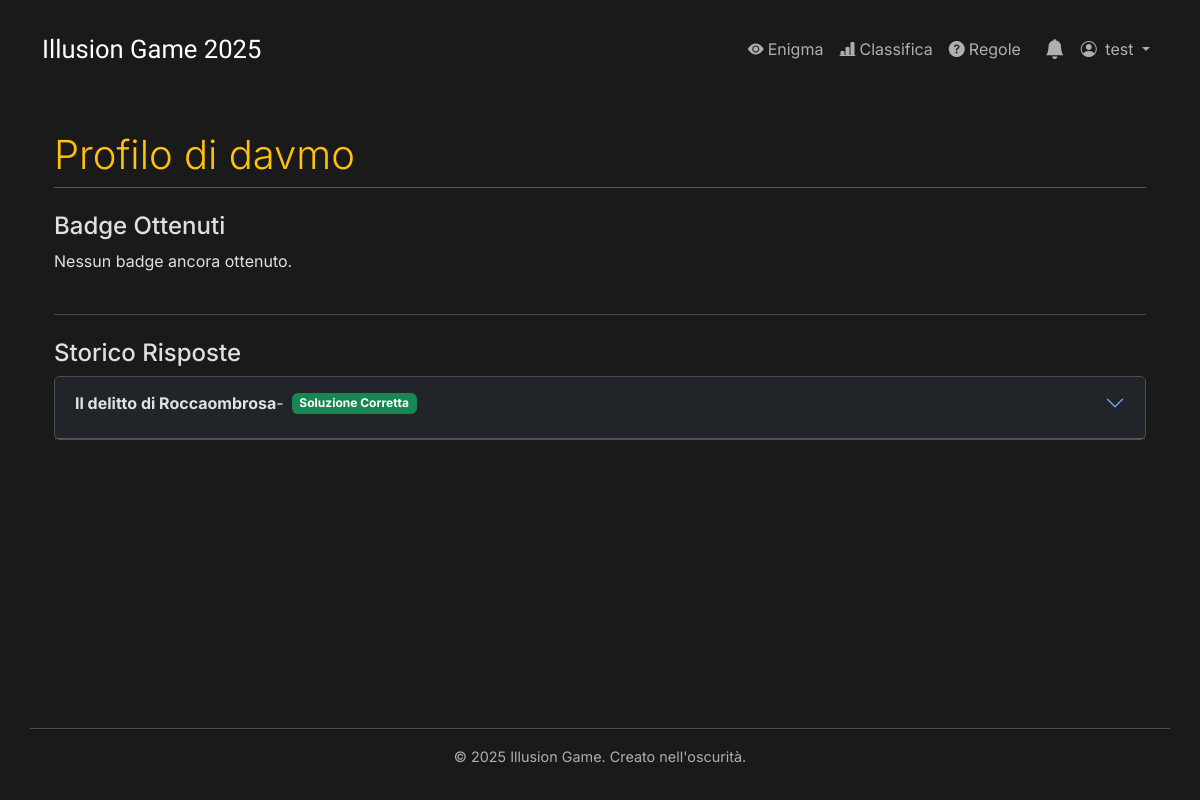
The page /profilo/davmo/ (signed in) on the database its author committed.
### enigmas/models.py (models this page shows, shortened)
class RispostaUtente(models.Model):
    utente = models.ForeignKey(User, on_delete=models.CASCADE, related_name='risposte')
    enigma = models.ForeignKey(Enigma, on_delete=models.CASCADE)
    data_invio = models.DateTimeField(default=timezone.now)
    is_completa_corretta = models.BooleanField(default=False)
    punteggio = models.FloatField(default=0.0)
    suggerimenti_usati = models.PositiveIntegerField(default=0, help_text="Numero di aiuti usati per questo enigma")
    class Meta:
        unique_together = ('utente', 'enigma')
        ordering = ['-data_invio']

class Enigma(models.Model):
    titolo = models.CharField(max_length=200, blank=True, null=True)
    testo = models.TextField(help_text="La descrizione principale o l'introduzione all'enigma/caso.")
    start_time = models.DateTimeField(help_text="Data e ora di inizio visibilità")
    end_time = models.DateTimeField(editable=False)
    is_active = models.BooleanField(default=False, help_text="Seleziona per rendere questo l'enigma/caso corrente")
    notifica_inviata = models.BooleanField(default=False, help_text="Indica se la notifica è già stata inviata")
    class Meta:
        verbose_name = "Enigma o Caso"
        verbose_name_plural = "Enigmi o Casi"
        ordering = ['-start_time']

### enigmas/views.py (the view)
# urls.py: path('profilo/<str:username>/', views.profile_view, name='profile_view'),
@login_required
def profile_view(request, username):
    profile_user = get_object_or_404(User, username=username)
    risposte = RispostaUtente.objects.filter(utente=profile_user).select_related('enigma').order_by('-enigma__start_time')
    badges_utente = UserBadge.objects.filter(utente=profile_user).select_related('badge')
    context = {'profile_user': profile_user, 'risposte': risposte, 'badges': badges_utente}
    return render(request, 'enigmas/profile_detail.html', context)

### enigmas/context_processors.py (called while the page is built)
def unread_notifications_context(request):
    if request.user.is_authenticated:
        count = Notifica.objects.filter(utente=request.user, letta=False).count()
        return {'unread_notifications_count': count}
    return {}

### enigmas/models.py (called while the page is built)
    def is_corretta(self):
        opzioni_corrette_db = OpzioneRisposta.objects.filter(campo_risposta=self.campo, is_corretta=True)
        risposte_corrette_set = set(opzione.testo.strip().lower() for opzione in opzioni_corrette_db)
        risposte_inserite_set = set(ans.strip().lower() for ans in self.valore_inserito.split(',') if ans.strip())
        return risposte_corrette_set == risposte_inserite_set

### enigmas/templates/enigmas/profile_detail.html (shortened to what this page needs)
{% extends 'enigmas/base.html' %}
{% block content %}
<div class="container mt-4">
    <h2 class="display-6">Profilo di {{ profile_user.username }}</h2>
    <h4 class="mt-4">Badge Ottenuti</h4>
    <div class="row">
        {% for user_badge in badges %}
        <div class="col-md-3 mb-3">
            <div class="card text-center">
                <div class="card-body">
                    <i class="{{ user_badge.badge.icona }} fs-1"></i>
                    <h5 class="card-title mt-2">{{ user_badge.badge.nome }}</h5>
                    <p class="card-text"><small>{{ user_badge.badge.descrizione }}</small></p>
                </div>
            </div>
        </div>
        {% empty %}
        <div class="col">
            <p>Nessun badge ancora ottenuto.</p>
        </div>
        {% endfor %}
    </div>
    <hr class="my-4">
    <h4 class="mt-4">Storico Risposte</h4>
    <div class="accordion" id="storicoAccordion">
        {% for risposta in risposte %}
        <div class="accordion-item">
            <h2 class="accordion-header" id="heading-{{ risposta.id }}">
                <button class="accordion-button collapsed" type="button" data-bs-toggle="collapse" data-bs-target="#collapse-{{ risposta.id }}">
                    <strong>{{ risposta.enigma.titolo }}</strong> -
                    <span class="ms-2 badge {% if risposta.is_completa_corretta %}bg-success{% else %}bg-danger{% endif %}">
                        {% if risposta.is_completa_corretta %}Soluzione Corretta{% else %}Soluzione Errata{% endif %}
                    </span>
                </button>
            </h2>
        </div>
        {% empty %}
        <div class="alert alert-info">
            Nessuna risposta inviata.
        </div>
        {% endfor %}
    </div>
</div>
{% endblock %}

### enigmas/templates/enigmas/base.html (shortened to what this page needs)
{% load static %}
<!DOCTYPE html>
<html lang="it" data-bs-theme="dark">
<head>
    <link href="https://cdn.jsdelivr.net/npm/bootstrap@5.3.3/dist/css/bootstrap.min.css" rel="stylesheet" xintegrity="sha384-QWTKZyjpPEjISv5WaRU9OFeRpok6YctnYmDr5pNlyT2bRjXh0JMhjY6hW+ALEwIH">
    <link rel="stylesheet" href="{% static 'enigmas/css/style.css' %}">
    <link rel="stylesheet" href="https://cdn.jsdelivr.net/npm/bootstrap-icons@1.11.3/font/bootstrap-icons.min.css">
</head>
<body class="d-flex flex-column">
    <nav class="navbar navbar-expand-lg navbar-custom">
        <div class="container">
            <a class="navbar-brand navbar-brand-custom" href="{% url 'enigma_view' %}">
                Illusion Game 2025
            </a>
            <div class="collapse navbar-collapse" id="navbarNavContent">
                <ul class="navbar-nav ms-auto mb-2 mb-lg-0 align-items-center">
                    {% if user.is_authenticated %}
                        <li class="nav-item"> <a class="nav-link {% if request.resolver_match.url_name == 'enigma_view' %}active{% endif %}" href="{% url 'enigma_view' %}"><i class="bi bi-eye-fill me-1"></i>Enigma</a> </li>
                        <li class="nav-item"> <a class="nav-link {% if request.resolver_match.url_name == 'classifica' %}active{% endif %}" href="{% url 'classifica' %}"><i class="bi bi-bar-chart-line-fill me-1"></i>Classifica</a> </li>
                        <li class="nav-item"> <a class="nav-link " href="{% url 'regole_punteggio' %}"><i class="bi bi-question-circle-fill me-1"></i>Regole</a> </li>
                        <li class="nav-item d-none d-lg-block notification-bell-desktop">
                            <a class="nav-link position-relative px-2 {% if request.resolver_match.url_name == 'lista_notifiche' %}active{% endif %}"
                               href="{% url 'lista_notifiche' %}"
                               title="Notifiche">
                                <i class="bi bi-bell-fill fs-5"></i>
                            </a>
                        </li>
                        <li class="nav-item dropdown">
                            <a class="nav-link dropdown-toggle" href="#" role="button" data-bs-toggle="dropdown" aria-expanded="false">
                                <i class="bi bi-person-circle me-1"></i> {{ user.username }}
                            </a>
                        </li>
                    {% else %}
                        <li class="nav-item">
                            <a class="nav-link {% if request.resolver_match.url_name == 'account_login' %}active{% endif %}" href="{% url 'account_login' %}"><i class="bi bi-box-arrow-in-right me-1"></i>Login</a>
                        </li>
                    {% endif %}
                </ul>
            </div>
        </div>
    </nav>
    <div class="container mt-4 mb-5 flex-grow-1">
        {% block content %}{% endblock %}
    </div>
    <footer class="container text-center text-body-secondary py-3 border-top">
        <p>&copy; {% now "Y" %} Illusion Game. Creato nell'oscurità.</p>
    </footer>
</body>
</html>

### enigmas/static/enigmas/css/style.css (style rules this page uses)
body { background-color: #1a1a1a; color: #e0e0e0; font-family: 'Courier New', Courier, monospace; margin: 0; padding: 0; line-height: 1.6; }
nav { margin-top: 1rem; }
nav a { color: #b0bec5; text-decoration: none; transition: color 0.3s ease; }
h2, h3 { color: #FFC109; border-bottom: 1px solid #555; padding-bottom: 0.5rem; margin-bottom: 1.5rem; }
footer { text-align: center; margin-top: 3rem; padding: 1.5rem; font-size: 0.9rem; color: #666; border-top: 1px solid #333; }
.navbar-brand-custom { font-family: "Rubik Glitch", system-ui; color: #ffffff !important; font-weight: 400; font-size: 1.6rem; }

### enigmas/templates/enigmas/base.html (style rules this page uses)
body { font-family: 'Inter', sans-serif; background-color: #1a1a1a; display: flex; flex-direction: column; min-height: 100vh; }
.flex-grow-1 { flex-grow: 1; }
.notification-bell-desktop { margin-left: 0.5rem; }

### rows shown on the page
RispostaUtente: enigma.titolo "Il delitto di Roccaombrosa", is_completa_corretta "Soluzione Corretta"

### other values the page prints
{{ user.username }} "test"
{{ profile_user.username }} "davmo"
